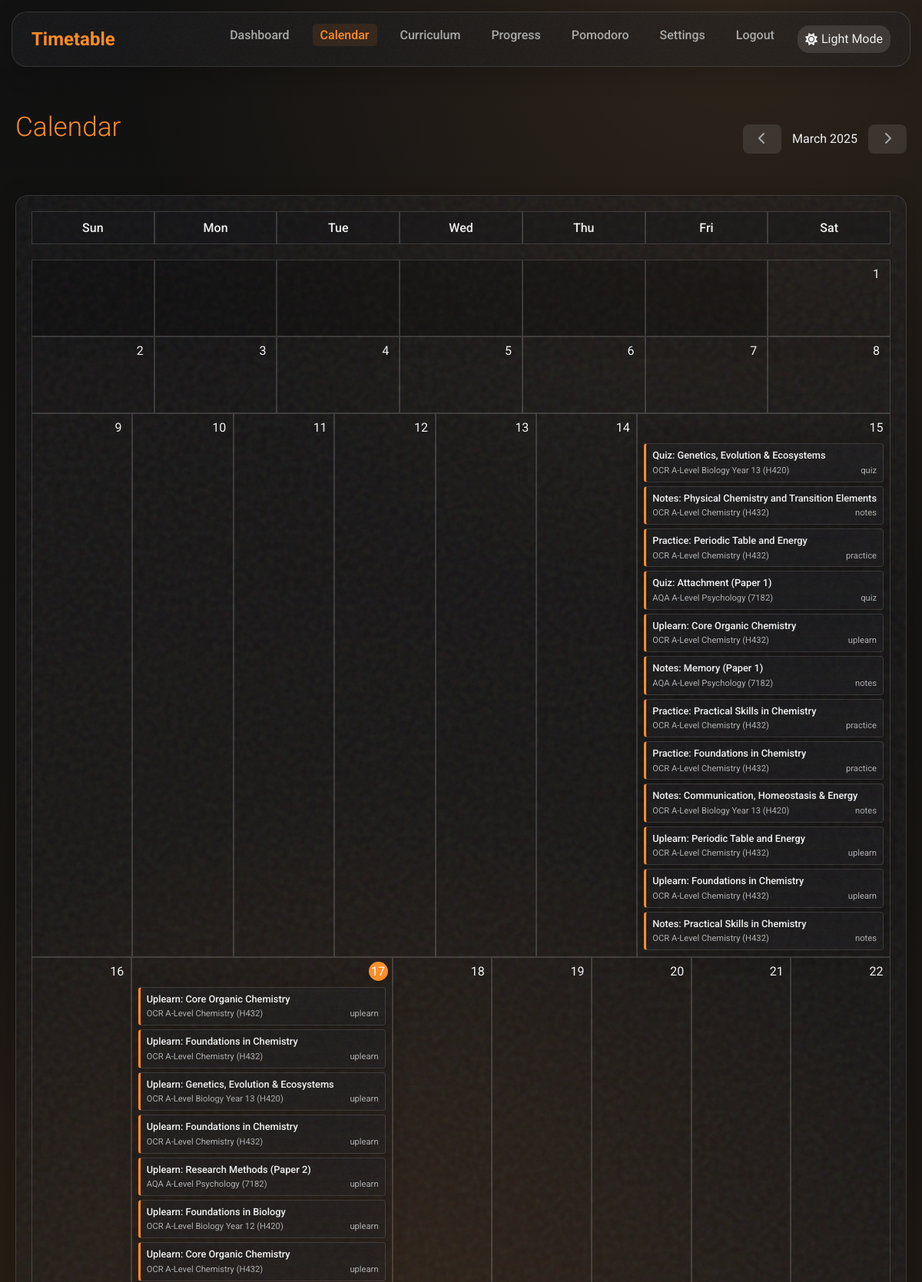
Page /calendar (signed in, upper part) on the committed database.
### app/models/user.py (models this page shows, shortened)
class User(db.Model, UserMixin):
    __tablename__ = 'users'
    id = db.Column(db.Integer, primary_key=True)
    username = db.Column(db.String(50), unique=True, nullable=False)
    password_hash = db.Column(db.String(128), nullable=False)
    email = db.Column(db.String(100), unique=False, nullable=True)
    created_at = db.Column(db.DateTime, default=datetime.utcnow)
    last_login = db.Column(db.DateTime, nullable=True)
    study_hours_per_day = db.Column(db.Float, default=2.0)
    weekend_study_hours = db.Column(db.Float, default=3.0)
    dark_mode = db.Column(db.Boolean, default=False)
    task_type_preferences = db.relationship('TaskTypePreference', backref='user', lazy=True, cascade='all, delete-orphan')
    tasks = db.relationship('Task', back_populates='assigned_user', lazy=True, cascade='all, delete-orphan')
    subtopic_confidences = db.relationship('SubtopicConfidence', back_populates='user', lazy=True, cascade='all, delete-orphan')
    topic_confidences = db.relationship('TopicConfidence', back_populates='user', lazy=True, cascade='all, delete-orphan')

### app/models/task.py (models this page shows, shortened)
class Task(db.Model):
    __tablename__ = 'tasks'
    id = db.Column(db.Integer, primary_key=True)
    user_id = db.Column(db.Integer, db.ForeignKey('users.id'), nullable=False)
    subject_id = db.Column(db.Integer, db.ForeignKey('subjects.id'), nullable=False)
    topic_id = db.Column(db.Integer, db.ForeignKey('topics.id'), nullable=True)
    task_type_id = db.Column(db.Integer, db.ForeignKey('task_types.id'), nullable=False)
    title = db.Column(db.String(255), nullable=False)
    description = db.Column(db.Text, nullable=True)
    total_duration = db.Column(db.Integer, default=30)  # Duration in minutes
    created_at = db.Column(db.DateTime, default=datetime.utcnow)
    due_date = db.Column(db.Date, nullable=True)
    completed_at = db.Column(db.DateTime, nullable=True)
    skipped_at = db.Column(db.DateTime, nullable=True)
    subject = db.relationship('Subject', back_populates='tasks')
    topic = db.relationship('Topic', backref=db.backref('tasks', lazy=True))
    subtopics = db.relationship('TaskSubtopic', backref='task', lazy=True, cascade='all, delete-orphan')
    assigned_user = db.relationship('User', back_populates='tasks')

class TaskType(db.Model):
    __tablename__ = 'task_types'
    id = db.Column(db.Integer, primary_key=True)
    name = db.Column(db.String(50), nullable=False, unique=True)
    description = db.Column(db.Text, nullable=True)
    preferences = db.relationship('TaskTypePreference', backref='task_type', lazy=True, cascade='all, delete-orphan')
    tasks = db.relationship('Task', backref='task_type', lazy=True)

### app/models/curriculum.py (models this page shows, shortened)
class Subject(db.Model):
    __tablename__ = 'subjects'
    id = db.Column(db.Integer, primary_key=True)
    title = db.Column(db.String(255), nullable=False)
    description = db.Column(db.Text, nullable=True)
    value = db.Column(db.Integer, default=1)  # Used in the curriculum hierarchy
    is_user_created = db.Column(db.Boolean, default=False)
    created_by_user_id = db.Column(db.Integer, db.ForeignKey('users.id'), nullable=True)
    topics = db.relationship('Topic', back_populates='subject', lazy=True, cascade='all, delete-orphan')
    tasks = db.relationship('Task', back_populates='subject', lazy=True)

### app/routes/main.py (the view)
@main_bp.route('/calendar')
@login_required
def calendar():
    now = datetime.utcnow()
    start_date = datetime(now.year, now.month, 1).date()
    if now.month == 12:
        end_date = datetime(now.year + 1, 1, 1).date() - timedelta(days=1)
    else:
        end_date = datetime(now.year, now.month + 1, 1).date() - timedelta(days=1)
    tasks = Task.query.filter(
        Task.user_id == current_user.id,
        Task.due_date.between(start_date, end_date)
    ).all()
    calendar_data = {}
    for task in tasks:
        date_str = task.due_date.strftime('%Y-%m-%d')
        if date_str not in calendar_data:
            calendar_data[date_str] = []
        calendar_data[date_str].append(task)
    return render_template('main/calendar.html',
                           calendar_data=calendar_data,
                           current_date=now.date(),
                           timedelta=timedelta)

### app/models/user.py (called while the page is built)
@login_manager.user_loader
def load_user(user_id):
    return User.query.get(int(user_id))

### app/templates/main/calendar.html (shortened to what this page needs)
{% extends "base.html" %}
{% block content %}
<div class="d-flex justify-between items-center mb-3">
    <h1 class="page-title">Calendar</h1>
    <div>
        <button class="btn btn-secondary">
            <i class="fas fa-chevron-left"></i>
        </button>
        <span class="mx-2">{{ current_date.strftime('%B %Y') }}</span>
        <button class="btn btn-secondary">
            <i class="fas fa-chevron-right"></i>
        </button>
    </div>
</div>
<div class="glass-card">
    <div class="calendar-header d-flex mb-2">
        <div class="calendar-cell text-center">Sun</div>
        <div class="calendar-cell text-center">Mon</div>
        <div class="calendar-cell text-center">Tue</div>
        <div class="calendar-cell text-center">Wed</div>
        <div class="calendar-cell text-center">Thu</div>
        <div class="calendar-cell text-center">Fri</div>
        <div class="calendar-cell text-center">Sat</div>
    </div>
    <div class="calendar-grid">
        {% set first_day = current_date.replace(day=1) %}
        {% set last_day = (first_day.replace(month=first_day.month+1 if first_day.month < 12 else 1, year=first_day.year if first_day.month < 12 else first_day.year+1) - timedelta(days=1)).day %}
        {% set first_weekday = first_day.weekday() %}
        {% set first_sunday = (first_weekday + 1) % 7 %}
        {% set weeks = ((last_day + first_sunday - 1) // 7) + 1 %}
        {% for week in range(weeks) %}
            <div class="calendar-row d-flex">
                {% for day_offset in range(7) %}
                    {% set day_num = (week * 7 + day_offset) - first_sunday + 1 %}
                    {% set is_current_month = day_num > 0 and day_num <= last_day %}
                    {% set date_str = current_date.replace(day=day_num).strftime('%Y-%m-%d') if is_current_month else '' %}
                    {% set is_current_day = is_current_month and current_date.day == day_num %}
                    <div class="calendar-cell {% if not is_current_month %}calendar-other-month{% endif %} {% if is_current_day %}calendar-current-day{% endif %}">
                        {% if is_current_month %}
                            <div class="calendar-date">{{ day_num }}</div>
                            {% if date_str in calendar_data %}
                                <div class="calendar-events">
                                    {% for task in calendar_data[date_str] %}
                                        <div class="calendar-event glass-card" style="--event-color: var(--accent-color);">
                                            <div class="calendar-event-title">{{ task.title }}</div>
                                            <div class="calendar-event-meta">
                                                <span>{{ task.subject.title }}</span>
                                                <span>{{ task.task_type.name }}</span>
                                            </div>
                                        </div>
                                    {% endfor %}
                                </div>
                            {% endif %}
                        {% endif %}
                    </div>
                {% endfor %}
            </div>
        {% endfor %}
    </div>
</div>
{% endblock %}

### app/templates/base.html (shortened to what this page needs)
<!DOCTYPE html>
<html lang="en" data-theme="{{ 'dark' if current_user.is_authenticated and current_user.dark_mode else 'light' }}">
<head>
    <link rel="stylesheet" href="{{ url_for('static', filename='css/style.css') }}">
    <link rel="stylesheet" href="{{ url_for('static', filename='css/animations.css') }}">
    <link rel="stylesheet" href="https://cdnjs.cloudflare.com/ajax/libs/font-awesome/6.4.0/css/all.min.css">
</head>
<body>
<header>
        <nav class="navbar glass-noise">
            <a href="{{ url_for('main.index') }}" class="navbar-brand">Timetable</a>
            <ul class="navbar-nav" id="navbar-nav">
                {% if current_user.is_authenticated %}
                <li><a href="{{ url_for('main.index') }}" class="nav-link {{ 'active' if request.endpoint == 'main.index' }}">Dashboard</a></li>
                <li><a href="{{ url_for('main.calendar') }}" class="nav-link {{ 'active' if request.endpoint == 'main.calendar' }}">Calendar</a></li>
                <li><a href="{{ url_for('main.curriculum') }}" class="nav-link {{ 'active' if request.endpoint == 'main.curriculum' }}">Curriculum</a></li>
                <li><a href="{{ url_for('main.progress') }}" class="nav-link {{ 'active' if request.endpoint == 'main.progress' }}">Progress</a></li>
                <li><a href="{{ url_for('main.pomodoro') }}" class="nav-link {{ 'active' if request.endpoint == 'main.pomodoro' }}">Pomodoro</a></li>
                <li><a href="{{ url_for('main.settings') }}" class="nav-link {{ 'active' if request.endpoint == 'main.settings' }}">Settings</a></li>
                <li><a href="{{ url_for('auth.logout') }}" class="nav-link">Logout</a></li>
                <li>
                    <div class="dark-mode-toggle glass-noise" id="dark-mode-toggle">
                        <i class="fas {{ 'fa-sun' if current_user.dark_mode else 'fa-moon' }}"></i>
                        <span>{{ 'Light Mode' if current_user.dark_mode else 'Dark Mode' }}</span>
                    </div>
                </li>
                {% else %}
                <li><a href="{{ url_for('auth.login') }}" class="nav-link {{ 'active' if request.endpoint == 'auth.login' }}">Login</a></li>
                <li><a href="{{ url_for('auth.register') }}" class="nav-link {{ 'active' if request.endpoint == 'auth.register' }}">Register</a></li>
                {% endif %}
            </ul>
        </nav>
    </header>
    <main class="container">
        {% block content %}{% endblock %}
    </main>
</body>
</html>

### app/static/css/animations.css (style rules this page uses)
:root { --transition-speed: 0.3s; --transition-function: cubic-bezier(0.4, 0, 0.2, 1); --animation-duration: 0.6s; }
.slide-up { animation: slideUp var(--animation-duration) var(--transition-function); }
.hover-lift { transition: transform var(--transition-speed) var(--transition-function), box-shadow var(--transition-speed) var(--transition-function); }
.btn { position: relative; overflow: hidden; }
.btn::after { content: ''; position: absolute; top: 50%; left: 50%; width: 5px; height: 5px; background: rgba(255, 255, 255, 0.5); opacity: 0; border-radius: 100%; transform: scale(1, 1) translate(-50%, -50%); transform-origin: 50% 50%; }
.animated-bg { position: relative; overflow: hidden; }
.animated-bg::before { content: ""; position: absolute; top: -50%; left: -50%; width: 200%; height: 200%; background: radial-gradient( circle at center, rgba(var(--accent-color-rgb), 0.1) 0%, rgba(var(--accent-color-rgb), 0) 50% ); animation: rotateBg 30s linear infinite; z-index: -1; }
.navbar { animation: float 6s ease-in-out infinite; }
.glass-noise { position: relative; }
.glass-noise::before { content: ''; position: absolute; top: 0; left: 0; right: 0; bottom: 0; opacity: 0.03; pointer-events: none; z-index: 1; border-radius: inherit; }
[data-theme="dark"] .glass-noise::before { opacity: 0.05; }

### app/templates/main/calendar.html (style rules this page uses)
.calendar-cell { flex: 1; min-height: 100px; border: 1px solid var(--border-color); padding: 8px; position: relative; }
.calendar-header .calendar-cell { min-height: auto; padding: 8px; font-weight: 500; background-color: var(--bg-secondary); }
.calendar-date { position: absolute; top: 5px; right: 5px; width: 25px; height: 25px; display: flex; align-items: center; justify-content: center; border-radius: 50%; }
.calendar-current-day .calendar-date { background-color: var(--accent-color); color: white; }
.calendar-other-month { background-color: rgba(0, 0, 0, 0.02); color: var(--text-secondary); }
[data-theme="dark"] .calendar-other-month { background-color: rgba(0, 0, 0, 0.2); }
.calendar-events { margin-top: 30px; display: flex; flex-direction: column; gap: 5px; }
.calendar-event { padding: 5px 8px; border-radius: 4px; font-size: 0.8rem; border-left: 3px solid var(--event-color, var(--accent-color)); }
.calendar-event-title { font-weight: 500; white-space: nowrap; overflow: hidden; text-overflow: ellipsis; }
.calendar-event-meta { display: flex; justify-content: space-between; font-size: 0.7rem; color: var(--text-secondary); }
.mx-2 { margin: 0 10px; }

### rows in the picture
User: dark_mode "Light Mode"
Task: title "Quiz: Genetics, Evolution & Ecosystems", subject "OCR A-Level Biology Year 13 (H420)", task_type.name "quiz"
Task: title "Notes: Physical Chemistry and Transition Elements", subject "OCR A-Level Chemistry (H432)", task_type.name "notes"
Task: title "Practice: Periodic Table and Energy", subject "OCR A-Level Chemistry (H432)", task_type.name "practice"
Task: title "Quiz: Attachment (Paper 1)", subject "AQA A-Level Psychology (7182)", task_type.name "quiz"
Task: title "Uplearn: Core Organic Chemistry", subject "OCR A-Level Chemistry (H432)", task_type.name "uplearn"
Task: title "Notes: Memory (Paper 1)", subject "AQA A-Level Psychology (7182)", task_type.name "notes"
Task: title "Practice: Practical Skills in Chemistry", subject "OCR A-Level Chemistry (H432)", task_type.name "practice"
Task: title "Practice: Foundations in Chemistry", subject "OCR A-Level Chemistry (H432)", task_type.name "practice"
Task: title "Notes: Communication, Homeostasis & Energy", subject "OCR A-Level Biology Year 13 (H420)", task_type.name "notes"
Task: title "Uplearn: Periodic Table and Energy", subject "OCR A-Level Chemistry (H432)", task_type.name "uplearn"
Task: title "Uplearn: Foundations in Chemistry", subject "OCR A-Level Chemistry (H432)", task_type.name "uplearn"
Task: title "Notes: Practical Skills in Chemistry", subject "OCR A-Level Chemistry (H432)", task_type.name "notes"
Task: title "Uplearn: Core Organic Chemistry", subject "OCR A-Level Chemistry (H432)", task_type.name "uplearn"
Task: title "Uplearn: Foundations in Chemistry", subject "OCR A-Level Chemistry (H432)", task_type.name "uplearn"
Task: title "Uplearn: Genetics, Evolution & Ecosystems", subject "OCR A-Level Biology Year 13 (H420)", task_type.name "uplearn"
Task: title "Uplearn: Foundations in Chemistry", subject "OCR A-Level Chemistry (H432)", task_type.name "uplearn"
Task: title "Uplearn: Research Methods (Paper 2)", subject "AQA A-Level Psychology (7182)", task_type.name "uplearn"
Task: title "Uplearn: Foundations in Biology", subject "OCR A-Level Biology Year 12 (H420)", task_type.name "uplearn"
Task: title "Uplearn: Core Organic Chemistry", subject "OCR A-Level Chemistry (H432)", task_type.name "uplearn"

### other values in the picture
{{ day_num }} "1" "2" "3" "4" "5" "6" "7" "8" "9" "10" "11" "12" "13" "14" "15" "16" "17" "18" "19" "20" "21" "22"
